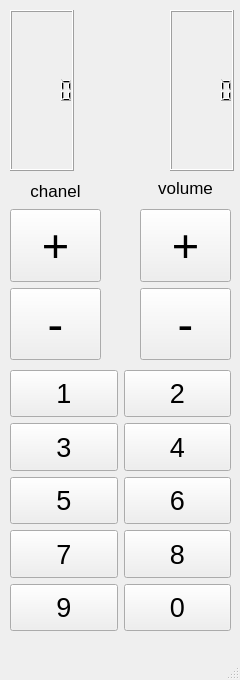
<?xml version="1.0" encoding="UTF-8"?>
<ui version="4.0">
 <class>MainWindow</class>
 <widget class="QMainWindow" name="MainWindow">
  <property name="geometry">
   <rect>
    <x>0</x>
    <y>0</y>
    <width>240</width>
    <height>680</height>
   </rect>
  </property>
  <property name="sizePolicy">
   <sizepolicy hsizetype="Fixed" vsizetype="Fixed">
    <horstretch>0</horstretch>
    <verstretch>0</verstretch>
   </sizepolicy>
  </property>
  <property name="minimumSize">
   <size>
    <width>240</width>
    <height>680</height>
   </size>
  </property>
  <property name="maximumSize">
   <size>
    <width>240</width>
    <height>680</height>
   </size>
  </property>
  <property name="windowTitle">
   <string>MainWindow</string>
  </property>
  <widget class="QWidget" name="centralwidget">
   <widget class="QWidget" name="gridLayoutWidget">
    <property name="geometry">
     <rect>
      <x>10</x>
      <y>370</y>
      <width>221</width>
      <height>261</height>
     </rect>
    </property>
    <layout class="QGridLayout" name="gridLayout">
     <item row="3" column="0">
      <widget class="QPushButton" name="pushButton_7">
       <property name="sizePolicy">
        <sizepolicy hsizetype="Minimum" vsizetype="Expanding">
         <horstretch>0</horstretch>
         <verstretch>0</verstretch>
        </sizepolicy>
       </property>
       <property name="font">
        <font>
         <pointsize>20</pointsize>
        </font>
       </property>
       <property name="text">
        <string>7</string>
       </property>
      </widget>
     </item>
     <item row="2" column="1">
      <widget class="QPushButton" name="pushButton_6">
       <property name="sizePolicy">
        <sizepolicy hsizetype="Minimum" vsizetype="Expanding">
         <horstretch>0</horstretch>
         <verstretch>0</verstretch>
        </sizepolicy>
       </property>
       <property name="font">
        <font>
         <pointsize>20</pointsize>
        </font>
       </property>
       <property name="text">
        <string>6</string>
       </property>
      </widget>
     </item>
     <item row="4" column="0">
      <widget class="QPushButton" name="pushButton_9">
       <property name="sizePolicy">
        <sizepolicy hsizetype="Minimum" vsizetype="Expanding">
         <horstretch>0</horstretch>
         <verstretch>0</verstretch>
        </sizepolicy>
       </property>
       <property name="font">
        <font>
         <pointsize>20</pointsize>
        </font>
       </property>
       <property name="text">
        <string>9</string>
       </property>
      </widget>
     </item>
     <item row="0" column="0">
      <widget class="QPushButton" name="pushButton_1">
       <property name="sizePolicy">
        <sizepolicy hsizetype="Minimum" vsizetype="Expanding">
         <horstretch>0</horstretch>
         <verstretch>0</verstretch>
        </sizepolicy>
       </property>
       <property name="font">
        <font>
         <pointsize>20</pointsize>
        </font>
       </property>
       <property name="text">
        <string>1</string>
       </property>
      </widget>
     </item>
     <item row="0" column="1">
      <widget class="QPushButton" name="pushButton_2">
       <property name="sizePolicy">
        <sizepolicy hsizetype="Minimum" vsizetype="Expanding">
         <horstretch>0</horstretch>
         <verstretch>0</verstretch>
        </sizepolicy>
       </property>
       <property name="font">
        <font>
         <pointsize>20</pointsize>
        </font>
       </property>
       <property name="text">
        <string>2</string>
       </property>
      </widget>
     </item>
     <item row="2" column="0">
      <widget class="QPushButton" name="pushButton_5">
       <property name="sizePolicy">
        <sizepolicy hsizetype="Minimum" vsizetype="Expanding">
         <horstretch>0</horstretch>
         <verstretch>0</verstretch>
        </sizepolicy>
       </property>
       <property name="font">
        <font>
         <pointsize>20</pointsize>
        </font>
       </property>
       <property name="text">
        <string>5</string>
       </property>
      </widget>
     </item>
     <item row="1" column="1">
      <widget class="QPushButton" name="pushButton_4">
       <property name="sizePolicy">
        <sizepolicy hsizetype="Minimum" vsizetype="Expanding">
         <horstretch>0</horstretch>
         <verstretch>0</verstretch>
        </sizepolicy>
       </property>
       <property name="font">
        <font>
         <pointsize>20</pointsize>
        </font>
       </property>
       <property name="text">
        <string>4</string>
       </property>
      </widget>
     </item>
     <item row="1" column="0">
      <widget class="QPushButton" name="pushButton_3">
       <property name="sizePolicy">
        <sizepolicy hsizetype="Minimum" vsizetype="Expanding">
         <horstretch>0</horstretch>
         <verstretch>0</verstretch>
        </sizepolicy>
       </property>
       <property name="font">
        <font>
         <pointsize>20</pointsize>
        </font>
       </property>
       <property name="text">
        <string>3</string>
       </property>
      </widget>
     </item>
     <item row="3" column="1">
      <widget class="QPushButton" name="pushButton_8">
       <property name="sizePolicy">
        <sizepolicy hsizetype="Minimum" vsizetype="Expanding">
         <horstretch>0</horstretch>
         <verstretch>0</verstretch>
        </sizepolicy>
       </property>
       <property name="font">
        <font>
         <pointsize>20</pointsize>
        </font>
       </property>
       <property name="text">
        <string>8</string>
       </property>
      </widget>
     </item>
     <item row="4" column="1">
      <widget class="QPushButton" name="pushButton_0">
       <property name="sizePolicy">
        <sizepolicy hsizetype="Minimum" vsizetype="Expanding">
         <horstretch>0</horstretch>
         <verstretch>0</verstretch>
        </sizepolicy>
       </property>
       <property name="font">
        <font>
         <pointsize>20</pointsize>
        </font>
       </property>
       <property name="text">
        <string>0</string>
       </property>
      </widget>
     </item>
    </layout>
   </widget>
   <widget class="QWidget" name="verticalLayoutWidget">
    <property name="geometry">
     <rect>
      <x>10</x>
      <y>209</y>
      <width>91</width>
      <height>151</height>
     </rect>
    </property>
    <layout class="QVBoxLayout" name="verticalLayout">
     <item>
      <widget class="QPushButton" name="pushButton_chanelUp">
       <property name="sizePolicy">
        <sizepolicy hsizetype="Minimum" vsizetype="Expanding">
         <horstretch>0</horstretch>
         <verstretch>0</verstretch>
        </sizepolicy>
       </property>
       <property name="font">
        <font>
         <pointsize>35</pointsize>
        </font>
       </property>
       <property name="text">
        <string>+</string>
       </property>
      </widget>
     </item>
     <item>
      <widget class="QPushButton" name="pushButton_chanelDown">
       <property name="sizePolicy">
        <sizepolicy hsizetype="Minimum" vsizetype="Expanding">
         <horstretch>0</horstretch>
         <verstretch>0</verstretch>
        </sizepolicy>
       </property>
       <property name="font">
        <font>
         <pointsize>35</pointsize>
        </font>
       </property>
       <property name="text">
        <string>-</string>
       </property>
      </widget>
     </item>
    </layout>
   </widget>
   <widget class="QWidget" name="verticalLayoutWidget_2">
    <property name="geometry">
     <rect>
      <x>140</x>
      <y>209</y>
      <width>91</width>
      <height>151</height>
     </rect>
    </property>
    <layout class="QVBoxLayout" name="verticalLayout_2">
     <item>
      <widget class="QPushButton" name="pushButton_volumeUp">
       <property name="sizePolicy">
        <sizepolicy hsizetype="Minimum" vsizetype="Expanding">
         <horstretch>0</horstretch>
         <verstretch>0</verstretch>
        </sizepolicy>
       </property>
       <property name="font">
        <font>
         <pointsize>35</pointsize>
        </font>
       </property>
       <property name="text">
        <string>+</string>
       </property>
      </widget>
     </item>
     <item>
      <widget class="QPushButton" name="pushButton_volumeDown">
       <property name="sizePolicy">
        <sizepolicy hsizetype="Minimum" vsizetype="Expanding">
         <horstretch>0</horstretch>
         <verstretch>0</verstretch>
        </sizepolicy>
       </property>
       <property name="font">
        <font>
         <pointsize>35</pointsize>
        </font>
       </property>
       <property name="text">
        <string>-</string>
       </property>
      </widget>
     </item>
    </layout>
   </widget>
   <widget class="QLabel" name="label">
    <property name="geometry">
     <rect>
      <x>10</x>
      <y>180</y>
      <width>91</width>
      <height>21</height>
     </rect>
    </property>
    <property name="font">
     <font>
      <pointsize>13</pointsize>
     </font>
    </property>
    <property name="text">
     <string>chanel</string>
    </property>
    <property name="alignment">
     <set>Qt::AlignCenter</set>
    </property>
   </widget>
   <widget class="QLabel" name="label_2">
    <property name="geometry">
     <rect>
      <x>140</x>
      <y>180</y>
      <width>91</width>
      <height>16</height>
     </rect>
    </property>
    <property name="sizePolicy">
     <sizepolicy hsizetype="Expanding" vsizetype="Expanding">
      <horstretch>0</horstretch>
      <verstretch>0</verstretch>
     </sizepolicy>
    </property>
    <property name="font">
     <font>
      <pointsize>13</pointsize>
     </font>
    </property>
    <property name="text">
     <string>volume</string>
    </property>
    <property name="alignment">
     <set>Qt::AlignCenter</set>
    </property>
   </widget>
   <widget class="QLCDNumber" name="lcdNumber">
    <property name="geometry">
     <rect>
      <x>10</x>
      <y>10</y>
      <width>64</width>
      <height>161</height>
     </rect>
    </property>
    <property name="font">
     <font>
      <pointsize>15</pointsize>
     </font>
    </property>
   </widget>
   <widget class="QLCDNumber" name="lcdNumber_2">
    <property name="geometry">
     <rect>
      <x>170</x>
      <y>10</y>
      <width>64</width>
      <height>161</height>
     </rect>
    </property>
   </widget>
  </widget>
  <widget class="QMenuBar" name="menubar">
   <property name="geometry">
    <rect>
     <x>0</x>
     <y>0</y>
     <width>240</width>
     <height>22</height>
    </rect>
   </property>
  </widget>
  <widget class="QStatusBar" name="statusbar"/>
 </widget>
 <resources/>
 <connections>
  <connection>
   <sender>pushButton_chanelUp</sender>
   <signal>clicked()</signal>
   <receiver>MainWindow</receiver>
   <slot>ButtonCahnelPlus()</slot>
   <hints>
    <hint type="sourcelabel">
     <x>85</x>
     <y>247</y>
    </hint>
    <hint type="destinationlabel">
     <x>112</x>
     <y>248</y>
    </hint>
   </hints>
  </connection>
  <connection>
   <sender>pushButton_chanelDown</sender>
   <signal>clicked()</signal>
   <receiver>MainWindow</receiver>
   <slot>ButtonChanelMinus()</slot>
   <hints>
    <hint type="sourcelabel">
     <x>68</x>
     <y>332</y>
    </hint>
    <hint type="destinationlabel">
     <x>112</x>
     <y>331</y>
    </hint>
   </hints>
  </connection>
  <connection>
   <sender>pushButton_volumeUp</sender>
   <signal>clicked()</signal>
   <receiver>MainWindow</receiver>
   <slot>ButtonVolumePlus()</slot>
   <hints>
    <hint type="sourcelabel">
     <x>155</x>
     <y>275</y>
    </hint>
    <hint type="destinationlabel">
     <x>123</x>
     <y>278</y>
    </hint>
   </hints>
  </connection>
  <connection>
   <sender>pushButton_volumeDown</sender>
   <signal>clicked()</signal>
   <receiver>MainWindow</receiver>
   <slot>ButtonVolumeMinus()</slot>
   <hints>
    <hint type="sourcelabel">
     <x>157</x>
     <y>362</y>
    </hint>
    <hint type="destinationlabel">
     <x>123</x>
     <y>357</y>
    </hint>
   </hints>
  </connection>
  <connection>
   <sender>pushButton_1</sender>
   <signal>clicked()</signal>
   <receiver>MainWindow</receiver>
   <slot>ButtonOne()</slot>
   <hints>
    <hint type="sourcelabel">
     <x>98</x>
     <y>413</y>
    </hint>
    <hint type="destinationlabel">
     <x>121</x>
     <y>411</y>
    </hint>
   </hints>
  </connection>
  <connection>
   <sender>pushButton_2</sender>
   <signal>clicked()</signal>
   <receiver>MainWindow</receiver>
   <slot>ButtonTwo()</slot>
   <hints>
    <hint type="sourcelabel">
     <x>209</x>
     <y>417</y>
    </hint>
    <hint type="destinationlabel">
     <x>236</x>
     <y>414</y>
    </hint>
   </hints>
  </connection>
  <connection>
   <sender>pushButton_3</sender>
   <signal>clicked()</signal>
   <receiver>MainWindow</receiver>
   <slot>ButtonThree()</slot>
   <hints>
    <hint type="sourcelabel">
     <x>100</x>
     <y>463</y>
    </hint>
    <hint type="destinationlabel">
     <x>123</x>
     <y>462</y>
    </hint>
   </hints>
  </connection>
  <connection>
   <sender>pushButton_4</sender>
   <signal>clicked()</signal>
   <receiver>MainWindow</receiver>
   <slot>ButtonFour()</slot>
   <hints>
    <hint type="sourcelabel">
     <x>210</x>
     <y>470</y>
    </hint>
    <hint type="destinationlabel">
     <x>233</x>
     <y>466</y>
    </hint>
   </hints>
  </connection>
  <connection>
   <sender>pushButton_5</sender>
   <signal>clicked()</signal>
   <receiver>MainWindow</receiver>
   <slot>ButtonFive()</slot>
   <hints>
    <hint type="sourcelabel">
     <x>107</x>
     <y>519</y>
    </hint>
    <hint type="destinationlabel">
     <x>122</x>
     <y>517</y>
    </hint>
   </hints>
  </connection>
  <connection>
   <sender>pushButton_6</sender>
   <signal>clicked()</signal>
   <receiver>MainWindow</receiver>
   <slot>ButtonSix()</slot>
   <hints>
    <hint type="sourcelabel">
     <x>216</x>
     <y>522</y>
    </hint>
    <hint type="destinationlabel">
     <x>236</x>
     <y>517</y>
    </hint>
   </hints>
  </connection>
  <connection>
   <sender>pushButton_7</sender>
   <signal>clicked()</signal>
   <receiver>MainWindow</receiver>
   <slot>ButtonSeven()</slot>
   <hints>
    <hint type="sourcelabel">
     <x>96</x>
     <y>571</y>
    </hint>
    <hint type="destinationlabel">
     <x>119</x>
     <y>573</y>
    </hint>
   </hints>
  </connection>
  <connection>
   <sender>pushButton_8</sender>
   <signal>clicked()</signal>
   <receiver>MainWindow</receiver>
   <slot>ButtonEight()</slot>
   <hints>
    <hint type="sourcelabel">
     <x>213</x>
     <y>574</y>
    </hint>
    <hint type="destinationlabel">
     <x>235</x>
     <y>572</y>
    </hint>
   </hints>
  </connection>
  <connection>
   <sender>pushButton_9</sender>
   <signal>clicked()</signal>
   <receiver>MainWindow</receiver>
   <slot>ButtonNine()</slot>
   <hints>
    <hint type="sourcelabel">
     <x>101</x>
     <y>630</y>
    </hint>
    <hint type="destinationlabel">
     <x>122</x>
     <y>629</y>
    </hint>
   </hints>
  </connection>
  <connection>
   <sender>pushButton_0</sender>
   <signal>clicked()</signal>
   <receiver>MainWindow</receiver>
   <slot>ButtonZero()</slot>
   <hints>
    <hint type="sourcelabel">
     <x>211</x>
     <y>625</y>
    </hint>
    <hint type="destinationlabel">
     <x>235</x>
     <y>623</y>
    </hint>
   </hints>
  </connection>
 </connections>
 <slots>
  <slot>ButtonCahnelPlus()</slot>
  <slot>ButtonChanelMinus()</slot>
  <slot>ButtonVolumePlus()</slot>
  <slot>ButtonVolumeMinus()</slot>
  <slot>ButtonOne()</slot>
  <slot>ButtonTwo()</slot>
  <slot>ButtonThree()</slot>
  <slot>ButtonFour()</slot>
  <slot>ButtonFive()</slot>
  <slot>ButtonSix()</slot>
  <slot>ButtonSeven()</slot>
  <slot>ButtonEight()</slot>
  <slot>ButtonNine()</slot>
  <slot>ButtonZero()</slot>
 </slots>
</ui>
